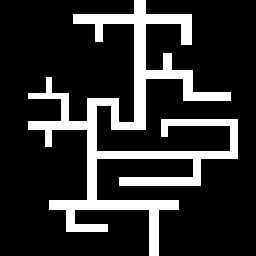
#> input picture labirint.png, 256 x 256 px
$ python path_finder_test.py
#> lines starting #> are read from the running program, lines starting #| are printed output that depends on the picture; after the words box and inside, x2 and y2 are one past the last pixel; in counts of white or black regions, pixels touching at a corner belong together
#> further down, img is the input picture: shape (256, 256, 4) float32; mean R, G, B, A 0.181, 0.181, 0.181, 1
import numpy as np
import matplotlib.pyplot as plt
import scipy
from scipy import ndimage


def intoGrayScale(im):
    """ Формируем черно-белое изображение """
    grayscaling = lambda x: np.sqrt(np.sum(np.square(x[:-1])))
    greyIm = np.array(
        [np.array([grayscaling(a) for a in row]) for row in img]) + (np.random.normal(0, 0.5, im.shape[:-1]))
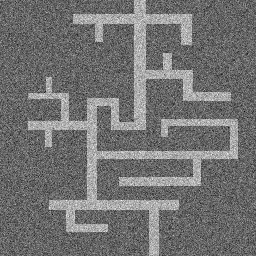
#> greyIm: shape (256, 256) float64; min -2.43, max 3.66, mean 0.312; drawn with min black and max white
    return greyIm


def check_filteres():
    n = 0
    plt.subplot(4, 2, 1)
    plt.imshow(filters[n])
    plt.subplot(4, 2, 2)
    plt.imshow(filters[4 + n])
    n += 1

    plt.subplot(4, 2, 3)
    plt.imshow(filters[n])
    plt.subplot(4, 2, 4)
    plt.imshow(filters[4 + n])
    n += 1

    plt.subplot(4, 2, 5)
    plt.imshow(filters[n])
    plt.subplot(4, 2, 6)
    plt.imshow(filters[4 + n])
    n += 1

    plt.subplot(4, 2, 7)
    plt.imshow(filters[n])
    plt.subplot(4, 2, 8)
    plt.imshow(filters[4 + n])

    plt.show()


def binary(im, treshold=0.5):
    """
    Бинаризация по заданному порогу

    Parameters
    ----------
    im : array_like
        входное ч/б изображение.
    Returns
    -------
    binaryIm : ndarray
    """
#> called with treshold = 0.5

    tresholdBinary = lambda x: 0 if x < treshold else 1
    binaryIm = np.array(
        [np.array([tresholdBinary(a) for a in row]) for row in im])
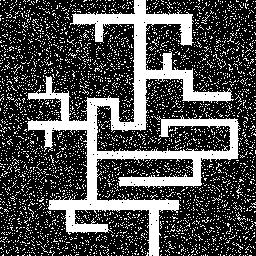
#> binaryIm: shape (256, 256) int64; values 0 (black) and 1 (white), 30.8% white; 3738 white regions (3736 under 20 px), largest, box (x1, y1, x2, y2) and area: (27, 0, 241, 256) 12531, (236, 212, 246, 221) 21
    return binaryIm


def rotate_square_matrix(mat):
    """
    Преобразование исходного примитива.
    Поворот двухмерной матрицы на 90 градусов
    """
    if (len(mat.shape) > 2 or (mat.shape[0] != mat.shape[1])):
        return mat
    else:
        mat2 = np.copy(mat)
        for i in range(mat.shape[0]):
            for j in range(mat.shape[0]):
                mat2[i, j] = mat[mat.shape[1] - j - 1, i]
        return mat2


def painting_sleev(outIm, y_loc, x_loc, ind):
    if ((np.sum(outIm[y_loc: y_loc + primitiveSize, x_loc: x_loc + primitiveSize] * filters[ind]) == 1) and (
        np.sum(outIm[y_loc: y_loc + primitiveSize, x_loc: x_loc + primitiveSize] * filters[ind + 4]) == 0)):
        outIm[y_loc: y_loc + primitiveSize, x_loc: x_loc + primitiveSize] = np.zeros([primitiveSize, primitiveSize])
        if ind == 0:
            outIm = painting_sleev(outIm, y_loc, x_loc + pathWidth, ind)
        elif ind == 1:
            outIm = painting_sleev(outIm, y_loc + pathWidth, x_loc, ind)
        elif ind == 2:
            outIm = painting_sleev(outIm, y_loc, x_loc - pathWidth, ind)
        elif ind == 3:
            outIm = painting_sleev(outIm, y_loc - pathWidth, x_loc, ind)
        else:
            outIm = outIm

    return outIm


imSize = [256, 256]
shotSize = [256, 256]
memoryCapacity = 64

if __name__ == '__main__':

    img = plt.imread('labirint.png')
    gray = intoGrayScale(img)
    plt.figure()
    plt.imshow(gray)
    plt.title('initial image')

    binImg = binary(gray)
    plt.figure()
    plt.imshow(binImg)
    plt.title('binary image')
    plt.show()

    pathWidth = 0
    img = ndimage.grey_closing(ndimage.grey_erosion(binImg, size=(3, 3)), size=(15, 15))
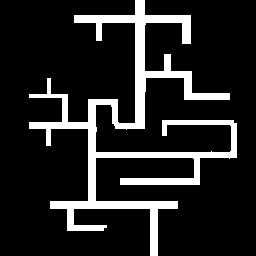
#> img: shape (256, 256) int64; values 0 (black) and 1 (white), 14.1% white; 1 white region, box (x1, y1, x2, y2) and area: (29, 0, 237, 256) 9258
    outIm = np.copy(img)

    for i in range(0, shotSize[0] - memoryCapacity, int(memoryCapacity/8)):  # цикл по блокам из-за ограничения памяти
        # формируем список примитивов
        if i == 0:
            pathWidth = np.count_nonzero(img[0])
            primitiveSize = pathWidth * 2 + 1
            primitive = np.zeros((primitiveSize, primitiveSize))
            inv_primitive = np.zeros((primitiveSize, primitiveSize))
            primitive[pathWidth, -1] = 1
            inv_primitive[0] = [1] * primitiveSize
            inv_primitive[-1] = [1] * primitiveSize
            inv_primitive[:, 0] = [1] * primitiveSize
            filters = np.zeros(
                [8, primitiveSize, primitiveSize])  # матрица, содержащая 4 одинаковых примитива разной ориентации
            filters[0] = primitive
            filters[4] = inv_primitive
            for f in range(1, 4):
                filters[f] = rotate_square_matrix(filters[f - 1])
                filters[4 + f] = rotate_square_matrix(filters[4 + f - 1])

        for y in range(0, memoryCapacity - primitiveSize,1):  # цикл по строкам в блоке
            for x in range(0,imSize[1] - primitiveSize,1):  # цикл по пикселям в строке
                # area covered by filter
                local_area = outIm[i+y:i+y + primitiveSize, x: x + primitiveSize]
                for ind in range(4):
                    if ((np.sum(local_area * filters[ind]) == 1) and (np.sum(local_area * filters[ind + 4]) == 0)):
                        outIm = painting_sleev(outIm, i + y, x, ind)
                        break
                    else:
                        outIm[i + y: i + y + primitiveSize, x: x + primitiveSize] = outIm[i + y:i + y + primitiveSize,
                                                                                    x:x + primitiveSize]
#> this loop made 24 passes
#> (pathWidth, primitiveSize) on pass 1: (10, 21)
#> pass 1, in painting_sleev (call 9), `outIm = painting_sleev(outIm, y_loc - pathWidth, x_loc, ind)`:
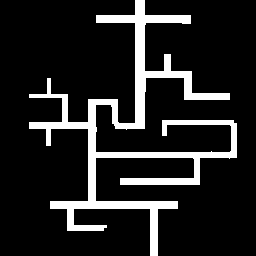
#> outIm: shape (256, 256) int64; values 0 (black) and 1 (white), 13.4% white; 1 white region, box (x1, y1, x2, y2) and area: (29, 0, 237, 256) 8794
#> after the loop:
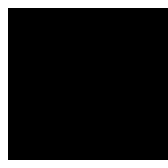
#> inv_primitive: shape (21, 21) float64 (shown 8 times larger); values 0 (black) and 1 (white), 13.8% white in thin lines or dots
#> after the loop:
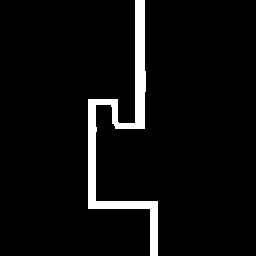
#> outIm: shape (256, 256) int64; values 0 (black) and 1 (white), 5.2% white; 1 white region, box (x1, y1, x2, y2) and area: (88, 0, 158, 256) 3436
#> after the loop: primitive: shape (21, 21) float64; values 0 (black) and 1 (white), 0.23% white in thin lines or dots, all inside (x1, y1, x2, y2) = (20, 10, 21, 11)

    plt.subplot(1, 2, 2)
    plt.imshow((outIm+img)/2)
    plt.subplot(1, 2, 1)
    plt.imshow(binImg)
    plt.show()
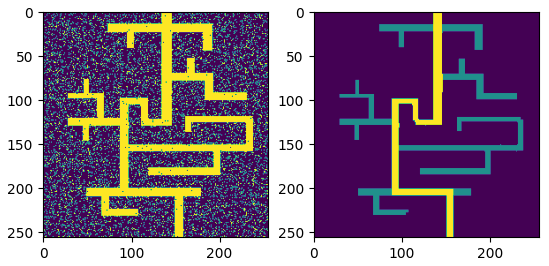
#> figure drawn by matplotlib, 2 panels
